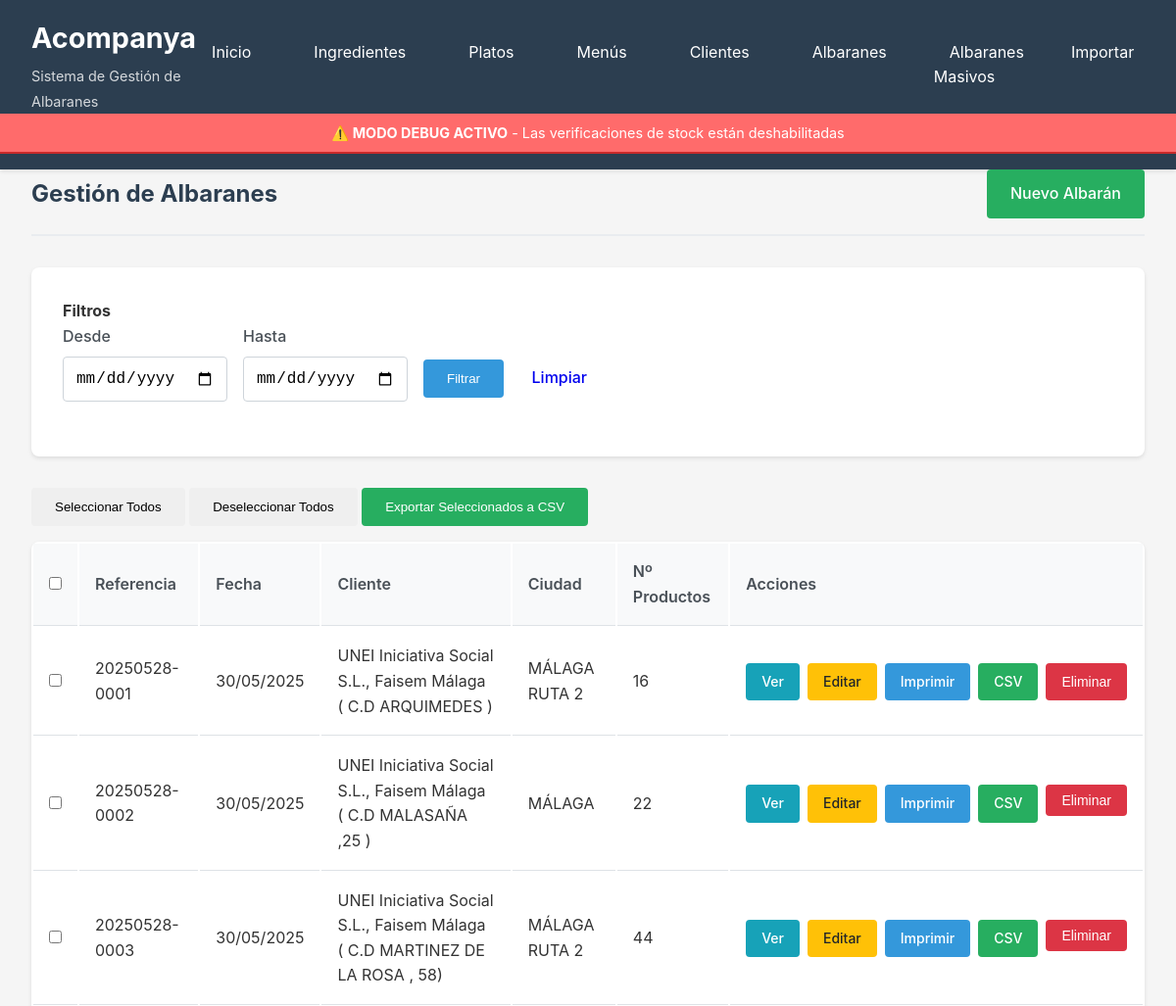
/albaranes/ (upper part), run on an earlier commit of the app's database.
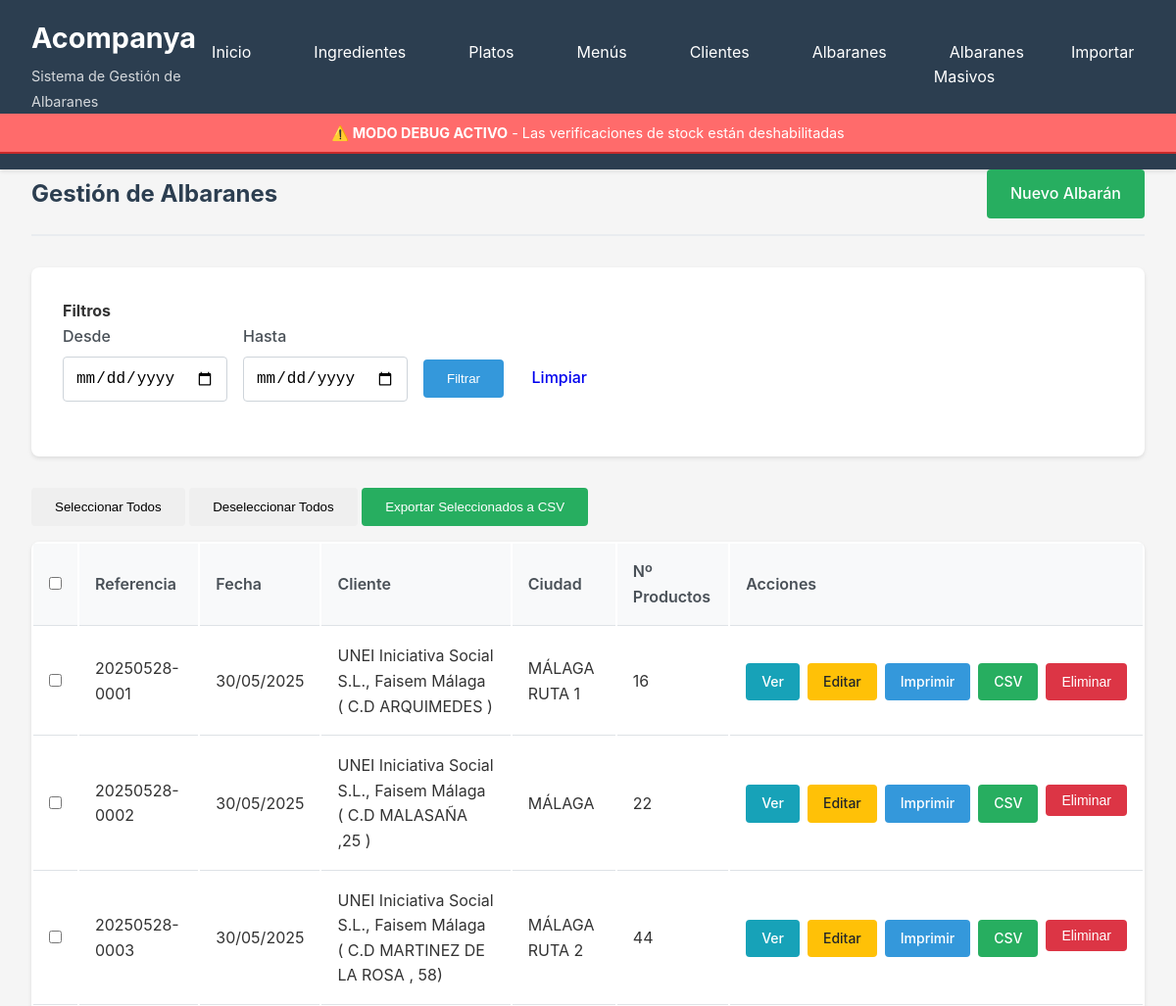
And on a later commit of the database.
### database/models.py (models this page shows, shortened)
class Albaran(db.Model):
    __tablename__ = 'albaranes'
    id = db.Column(db.Integer, primary_key=True)
    fecha = db.Column(db.Date, nullable=False, default=datetime.utcnow)
    referencia = db.Column(db.String(100), unique=True, nullable=False)
    destinatario = db.Column(db.String(200), nullable=True)
    cliente_id = db.Column(db.Integer, db.ForeignKey('clientes.id'), nullable=True)
    created_at = db.Column(db.DateTime, default=datetime.utcnow)
    detalles = db.relationship('AlbaranDetalle', backref='albaran', lazy='dynamic', cascade='all, delete-orphan')

class Cliente(db.Model):
    __tablename__ = 'clientes'
    id = db.Column(db.Integer, primary_key=True)
    nombre = db.Column(db.String(200), nullable=False, unique=True)
    ciudad = db.Column(db.String(100), nullable=False)
    created_at = db.Column(db.DateTime, default=datetime.utcnow)
    updated_at = db.Column(db.DateTime, default=datetime.utcnow, onupdate=datetime.utcnow)
    albaranes = db.relationship('Albaran', backref='cliente', lazy='dynamic')

### routes/albaranes.py (the view)
@albaranes_bp.route('/')
def listar():
    page = request.args.get('page', 1, type=int)
    fecha_desde = request.args.get('fecha_desde')
    fecha_hasta = request.args.get('fecha_hasta')
    query = Albaran.query
    if fecha_desde:
        query = query.filter(Albaran.fecha >= datetime.strptime(fecha_desde, '%Y-%m-%d').date())
    if fecha_hasta:
        query = query.filter(Albaran.fecha <= datetime.strptime(fecha_hasta, '%Y-%m-%d').date())
    albaranes = query.order_by(Albaran.fecha.desc()).paginate(
        page=page, per_page=20, error_out=False
    )
    return render_template('albaranes/listar.html', albaranes=albaranes)

### app.py (called while the page is built)
def create_app():
    app = Flask(__name__)
    app.config.from_object(Config)
    init_db(app)
    app.register_blueprint(ingredientes_bp, url_prefix='/ingredientes')
    app.register_blueprint(platos_bp, url_prefix='/platos')
    app.register_blueprint(menus_bp, url_prefix='/menus')
    app.register_blueprint(albaranes_bp, url_prefix='/albaranes')
    app.register_blueprint(importar_bp, url_prefix='/importar')
    app.register_blueprint(clientes_bp, url_prefix='/clientes')
    app.register_blueprint(albaranes_masivos_bp, url_prefix='/albaranes-masivos')
    @app.context_processor
    def inject_config():
        return dict(config=app.config)
    @app.route('/')
    def index():
        return render_template('index.html')
    @app.route('/dashboard')
    def dashboard():
        return render_template('dashboard.html')
    return app

### templates/albaranes/listar.html (shortened to what this page needs)
{% extends "base.html" %}
{% block content %}
<div class="page-header">
    <h2>Gestión de Albaranes</h2>
    <a href="{{ url_for('albaranes.nuevo') }}" class="btn btn-success">Nuevo Albarán</a>
</div>
<form method="GET" action="{{ url_for('albaranes.listar') }}" class="albaran-section">
    <h4>Filtros</h4>
    <div class="form-row" style="display: flex; gap: 1rem; align-items: flex-end;">
        <div class="form-group">
            <label for="fecha_desde" class="form-label">Desde</label>
            <input type="date" class="form-control" id="fecha_desde" name="fecha_desde"
                   value="{{ request.args.get('fecha_desde', '') }}">
        </div>
        <div class="form-group">
            <label for="fecha_hasta" class="form-label">Hasta</label>
            <input type="date" class="form-control" id="fecha_hasta" name="fecha_hasta"
                   value="{{ request.args.get('fecha_hasta', '') }}">
        </div>
        <div class="form-group">
            <button type="submit" class="btn btn-primary">Filtrar</button>
            <a href="{{ url_for('albaranes.listar') }}" class="btn btn-secondary">Limpiar</a>
        </div>
    </div>
</form>
<form id="export-form" method="POST" action="{{ url_for('albaranes.exportar_multiple_csv') }}">
<div style="margin-bottom: 1rem;">
    <button type="button" class="btn btn-secondary" onclick="selectAll()">Seleccionar Todos</button>
    <button type="button" class="btn btn-secondary" onclick="deselectAll()">Deseleccionar Todos</button>
    <button type="submit" class="btn btn-success" onclick="return validateExport()">Exportar Seleccionados a CSV</button>
</div>
<table class="table">
    <thead>
        <tr>
            <th style="width: 40px;">
                <input type="checkbox" id="select-all" onchange="toggleAll(this)">
            </th>
            <th>Referencia</th>
            <th>Fecha</th>
            <th>Cliente</th>
            <th>Ciudad</th>
            <th>Nº Productos</th>
            <th>Acciones</th>
        </tr>
    </thead>
    <tbody>
        {% for albaran in albaranes.items %}
        <tr>
            <td>
                <input type="checkbox" name="albaran_ids[]" value="{{ albaran.id }}" class="albaran-checkbox">
            </td>
            <td>{{ albaran.referencia }}</td>
            <td>{{ albaran.fecha.strftime('%d/%m/%Y') }}</td>
            <td>{{ albaran.cliente.nombre if albaran.cliente else '-' }}</td>
            <td>{{ albaran.cliente.ciudad if albaran.cliente else '-' }}</td>
            <td>{{ albaran.detalles.count() }}</td>
            <td>
                <div class="action-group">
                    <a href="{{ url_for('albaranes.ver', id=albaran.id) }}" class="btn btn-sm btn-info">Ver</a>
                    <a href="{{ url_for('albaranes.editar', id=albaran.id) }}" class="btn btn-sm btn-warning">Editar</a>
                    <a href="{{ url_for('albaranes.imprimir', id=albaran.id) }}" class="btn btn-sm btn-primary" target="_blank">Imprimir</a>
                    <a href="{{ url_for('albaranes.exportar_csv', id=albaran.id) }}" class="btn btn-sm btn-success">CSV</a>
                    <form action="{{ url_for('albaranes.eliminar', id=albaran.id) }}" method="POST" style="display: inline;" onsubmit="return confirmDelete('¿Eliminar este albarán?')">
                        <button type="submit" class="btn btn-sm btn-danger">Eliminar</button>
                    </form>
                </div>
            </td>
        </tr>
        {% endfor %}
    </tbody>
</table>
</form>
{% endblock %}

What changed in the data, as far as the page shows it:
changed through a linked row, Albaran "UNEI Iniciativa Social S.L., Faisem Málaga ( C.D ARQUIMEDES )": cliente "MÁLAGA RUTA 2" → "MÁLAGA RUTA 1"
